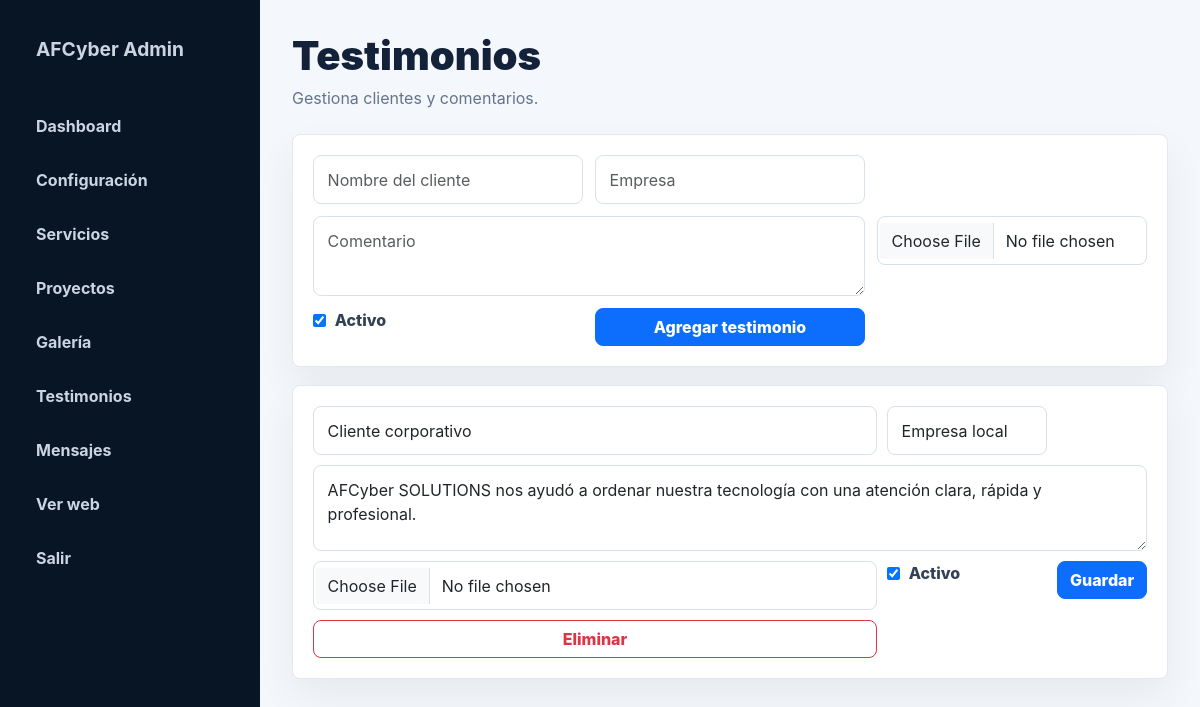
/admin/testimonials (signed in), run on the app's committed database.
### models.py (models this page shows)
class Testimonial(db.Model):
    id = db.Column(db.Integer, primary_key=True)
    client_name = db.Column(db.String(160), nullable=False)
    company = db.Column(db.String(160))
    comment = db.Column(db.Text, nullable=False)
    photo = db.Column(db.String(255))
    is_active = db.Column(db.Boolean, default=True)
    created_at = db.Column(db.DateTime, default=datetime.utcnow)

### app.py (the view, shortened to what this page needs)
    @app.route("/admin/testimonials", methods=["GET", "POST"])
    @login_required
    def admin_testimonials():
        return render_template("admin/testimonials.html", testimonials=Testimonial.query.order_by(Testimonial.created_at.desc()).all())

### app.py (called while the page is built)
@login_manager.user_loader
def load_user(user_id):
    return User.query.get(int(user_id))

def register_security(app):
    @app.before_request
    def csrf_protect():
        session.setdefault("_csrf_token", secrets.token_urlsafe(32))
        if request.method == "POST":
            token = session.get("_csrf_token")
            form_token = request.form.get("_csrf_token")
            if not token or not form_token or not secrets.compare_digest(token, form_token):
                abort(400)
    @app.context_processor
    def inject_csrf():
        session.setdefault("_csrf_token", secrets.token_urlsafe(32))
        return {"csrf_token": session["_csrf_token"]}

def get_settings():
    settings = SiteSettings.query.first()
    if not settings:
        settings = SiteSettings()
        db.session.add(settings)
        db.session.commit()
    return settings

### templates/admin/testimonials.html
{% extends "admin/base.html" %}
{% block content %}
<div class="admin-header"><h1>Testimonios</h1><p>Gestiona clientes y comentarios.</p></div>
<form class="admin-card mini-form" method="post" enctype="multipart/form-data">
  <input class="form-control" name="client_name" placeholder="Nombre del cliente" required>
  <input class="form-control" name="company" placeholder="Empresa">
  <textarea class="form-control" name="comment" placeholder="Comentario" required></textarea>
  <input class="form-control" type="file" name="photo" accept=".jpg,.jpeg,.png,.webp">
  <label class="check"><input type="checkbox" name="is_active" checked> Activo</label>
  <button class="btn btn-primary">Agregar testimonio</button>
</form>
{% for item in testimonials %}
<form class="admin-card edit-row" method="post" enctype="multipart/form-data" action="{{ url_for('update_testimonial', item_id=item.id) }}">
  <input class="form-control" name="client_name" value="{{ item.client_name }}" required>
  <input class="form-control" name="company" value="{{ item.company or '' }}">
  <textarea class="form-control" name="comment" required>{{ item.comment }}</textarea>
  <input class="form-control" type="file" name="photo" accept=".jpg,.jpeg,.png,.webp">
  <label class="check"><input type="checkbox" name="is_active" {% if item.is_active %}checked{% endif %}> Activo</label>
  <button class="btn btn-primary">Guardar</button>
  <button formaction="{{ url_for('delete_testimonial', item_id=item.id) }}" class="btn btn-outline-danger">Eliminar</button>
</form>
{% endfor %}
{% endblock %}

### static/css/admin.css (style rules this page uses)
body { margin: 0; font-family: Inter, system-ui, sans-serif; background: #f4f7fb; color: #132238; }
.admin-header { margin-bottom: 24px; }
.admin-header h1 { font-weight: 900; margin: 0; }
.admin-header p { color: #64748b; margin: 6px 0 0; }
.admin-card { background: #fff; border: 1px solid #e2e8f0; border-radius: 8px; padding: 20px; margin-bottom: 18px; box-shadow: 0 18px 42px rgba(15,23,42,.06); }
.form-control { border-radius: 8px; border-color: #d8e0ea; padding: .72rem .85rem; }
.check { display: inline-flex; gap: .55rem; align-items: center; font-weight: 800; color: #334155; }
.btn { border-radius: 8px; font-weight: 800; }
.mini-form { display: grid; grid-template-columns: repeat(3, 1fr); gap: 12px; align-items: start; }
.mini-form textarea { grid-column: span 2; min-height: 80px; }
.edit-row { display: grid; grid-template-columns: 1fr 160px 90px; gap: 10px; align-items: start; }
.edit-row textarea { grid-column: 1 / -1; min-height: 86px; }

### data on the page
Testimonial: client_name "Cliente corporativo", company "Empresa local", comment "AFCyber SOLUTIONS nos ayudó a ordenar nuestra tecnología con una atención clara, rápida y profesional.", is_active "☑"
